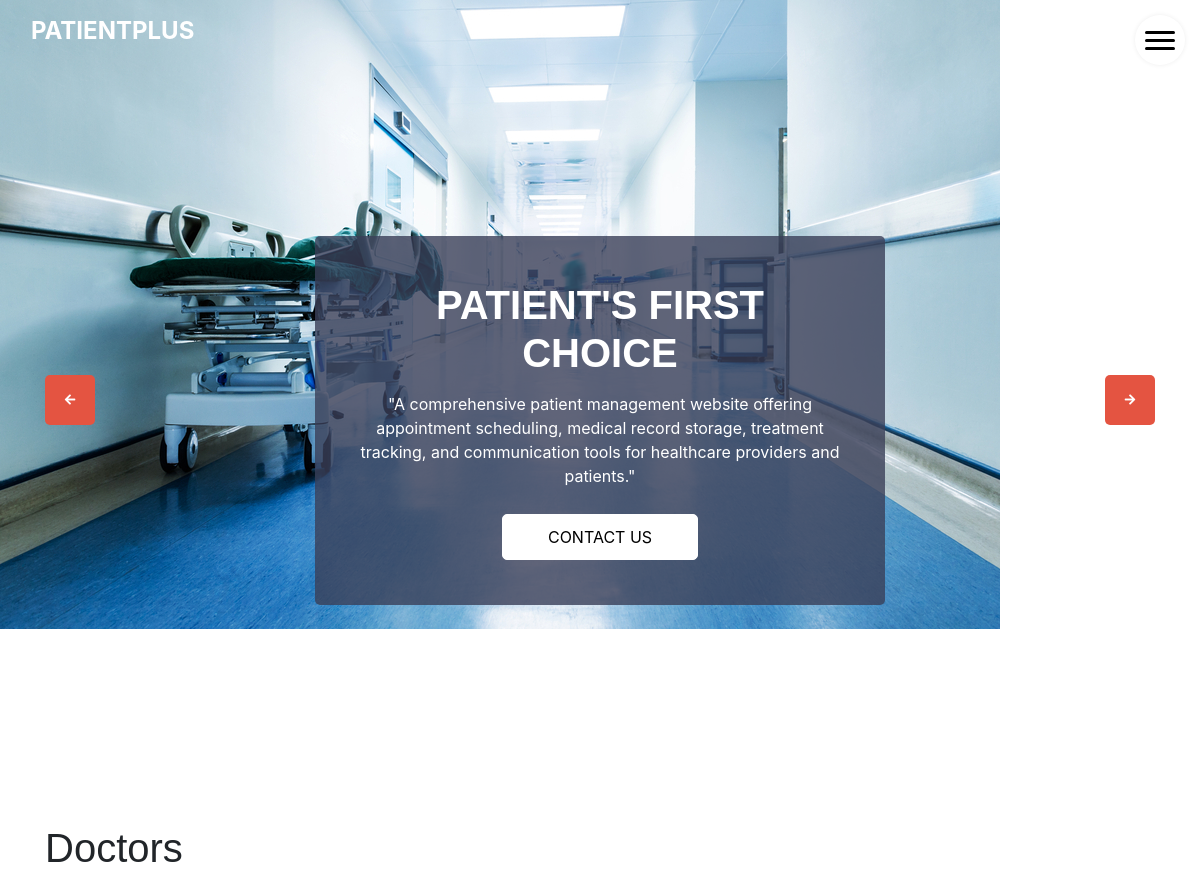
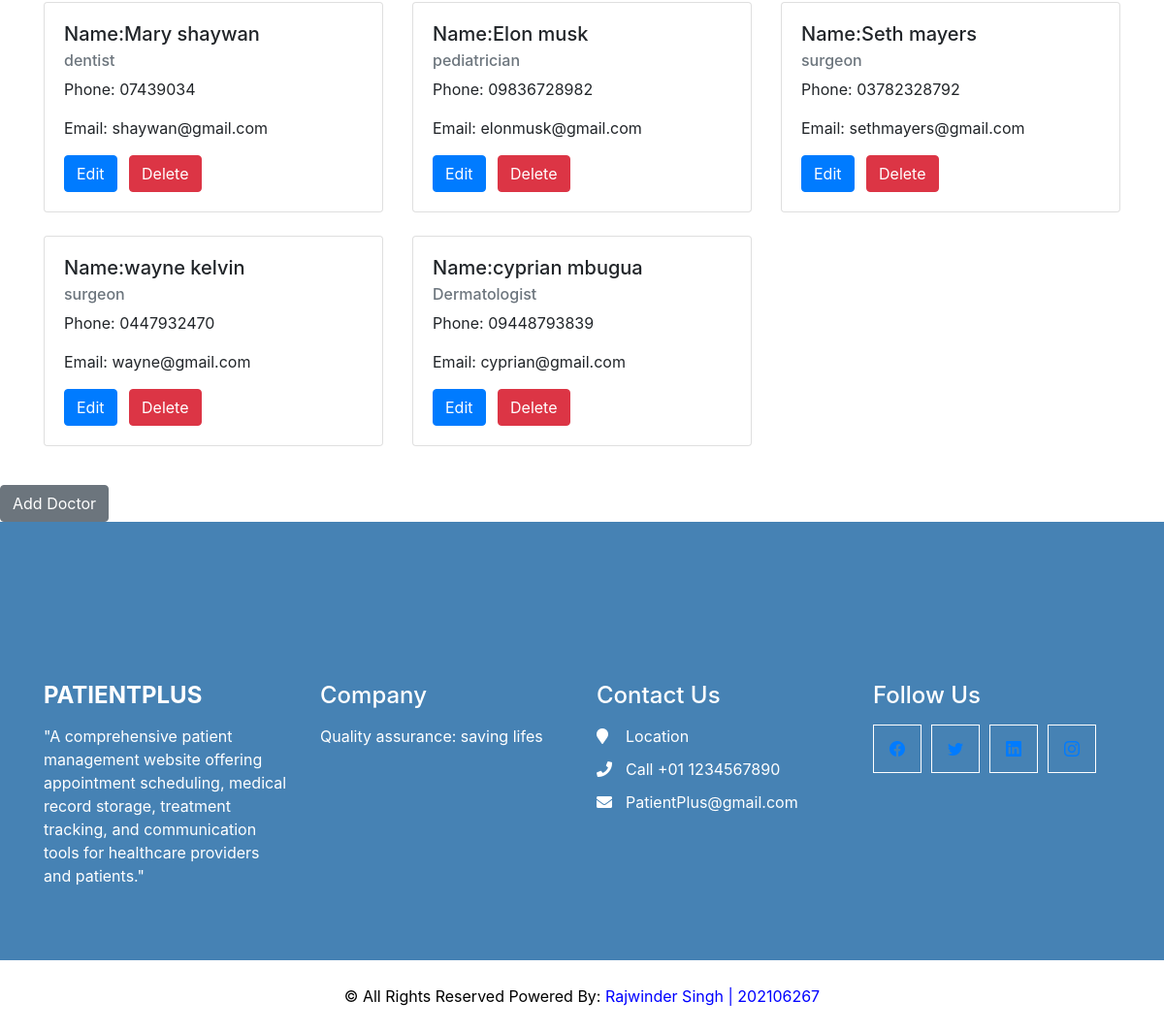
Page /read_doctors.php on the committed database (2 pictures, top to bottom).
### tables this page shows
CREATE TABLE `doctors` (
  `DoctorID` int(11) NOT NULL,
  `FirstName` varchar(255) NOT NULL,
  `LastName` varchar(255) NOT NULL,
  `Specialization` varchar(255) DEFAULT NULL,
  `Phone` varchar(20) DEFAULT NULL,
  `Email` varchar(255) DEFAULT NULL
);

### read_doctors.php (the view, shortened to what this page needs)
<?php
include 'config.php';
include 'layout.php';
$result = $conn->query("SELECT * FROM doctors");
if ($result) {
    $doctors = array();
    while ($row = $result->fetch_assoc()) {
        $doctors[] = $row;
    }
} else {
    echo "Error: " . $conn->error;
}
?>
<!DOCTYPE html>
<html lang="en">
<head>
    <link href="https://stackpath.bootstrapcdn.com/bootstrap/4.5.2/css/bootstrap.min.css" rel="stylesheet">
</head>
<body>
<div class="container">
    <h1 class="mt-4">Doctors</h1>
    <div class="row mt-4">
        <?php foreach($doctors as $doctor): ?>
            <div class="col-md-4 mb-4">
                <div class="card">
                    <div class="card-body">
                        <h5 class="card-title">Name:<?php echo $doctor['FirstName'] . ' ' . $doctor['LastName']; ?></h5>
                        <h6 class="card-subtitle mb-2 text-muted"><?php echo $doctor['Specialization']; ?></h6>
                        <p class="card-text">Phone: <?php echo $doctor['Phone']; ?></p>
                        <p class="card-text">Email: <?php echo $doctor['Email']; ?></p>
                        <a href="edit_doctor.php?id=<?php echo $doctor['DoctorID']; ?>" class="btn btn-primary mr-2">Edit</a>
                        <a href="delete_doctor.php?id=<?php echo $doctor['DoctorID']; ?>" class="btn btn-danger">Delete</a>
                    </div>
                </div>
            </div>
        <?php endforeach; ?>
    </div>
</div>
<a href="add_doctor.php" class="btn btn-secondary mt-3">Add Doctor</a><br>
<?php
include_once 'footer.php';
?>
</body>
</html>

### css/style.css (style rules this page uses)
body { font-family: "Poppins", sans-serif; color: #0c0c0c; background-color: #ffffff; overflow-x: hidden; }
h1, h2 { font-family: "octin sports", sans-serif; }
a, a:hover, a:focus { text-decoration: none; }
.btn, .btn:focus { outline: none !important; -webkit-box-shadow: none; box-shadow: none; }

### css/patients.css (style rules this page uses)
@media (min-width: 1200px) { .container { max-width: 1170px; } }

### rows in the picture
doctors: FirstName "Mary", LastName "shaywan", Specialization "dentist", Phone "07439034", Email "shaywan@gmail.com"
doctors: FirstName "Elon", LastName "musk", Specialization "pediatrician", Phone "09836728982", Email "elonmusk@gmail.com"
doctors: FirstName "Seth", LastName "mayers", Specialization "surgeon", Phone "03782328792", Email "sethmayers@gmail.com"
doctors: FirstName "wayne", LastName "kelvin", Specialization "surgeon", Phone "0447932470", Email "wayne@gmail.com"
doctors: FirstName "cyprian", LastName "mbugua", Specialization "Dermatologist", Phone "09448793839", Email "cyprian@gmail.com"
